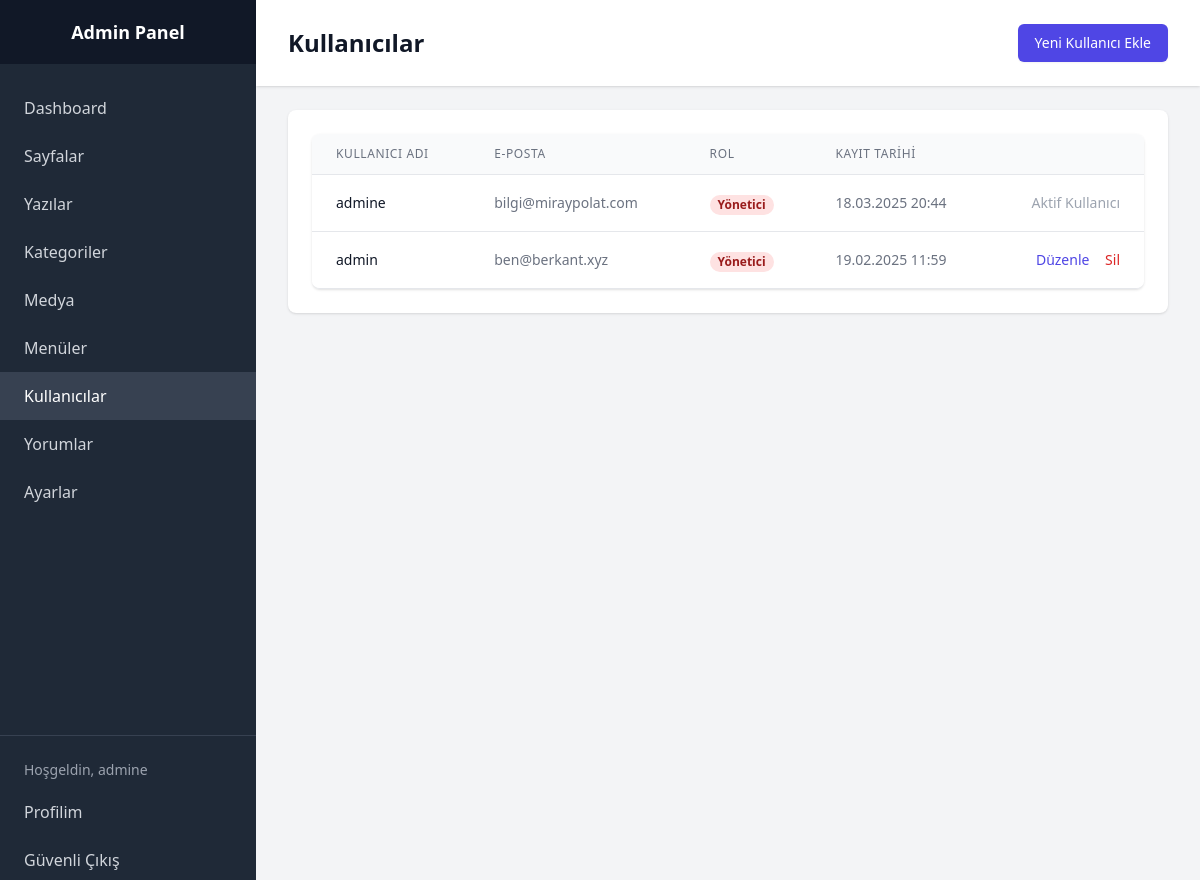
Page /backoffice/admin/users (signed in) on the committed database.
### tables this page shows
CREATE TABLE users (
        id INTEGER PRIMARY KEY AUTOINCREMENT,
        username TEXT UNIQUE NOT NULL,
        email TEXT UNIQUE NOT NULL,
        password TEXT NOT NULL,
        role TEXT CHECK(role IN ("admin", "editor", "author", "subscriber")) NOT NULL,
        created_at DATETIME DEFAULT CURRENT_TIMESTAMP
    );

### backoffice/includes/functions.php (called while the page is built, shortened)
<?php
function clean($data) {
    return htmlspecialchars($data, ENT_QUOTES, 'UTF-8');
}

### backoffice/admin/users.php (the view, shortened to what this page needs)
<?php
require_once '../includes/auth.php';
$users = [];
$query = 'SELECT * FROM users ORDER BY created_at DESC';
$result = $db->query($query);
while ($row = $result->fetchArray(SQLITE3_ASSOC)) {
    $users[] = $row;
}
?>
<!DOCTYPE html>
<html lang="tr">
<head>
    <script src="https://cdn.tailwindcss.com"></script>
</head>
<body class="bg-gray-100">
    <div class="min-h-screen flex">
        <?php include 'includes/sidebar.php'; ?>
        <div class="flex-1">
            <header class="bg-white shadow">
                <div class="max-w-7xl mx-auto py-6 px-4 sm:px-6 lg:px-8 flex justify-between items-center">
                    <h1 class="text-2xl font-bold text-gray-900">Kullanıcılar</h1>
                    <a href="user-add" class="inline-flex items-center px-4 py-2 border border-transparent rounded-md shadow-sm text-sm font-medium text-white bg-indigo-600 hover:bg-indigo-700 focus:outline-none focus:ring-2 focus:ring-offset-2 focus:ring-indigo-500">
                        Yeni Kullanıcı Ekle
                    </a>
                </div>
            </header>
            <main class="max-w-7xl mx-auto py-6 sm:px-6 lg:px-8">
                <div class="bg-white shadow rounded-lg">
                    <div class="p-4 sm:p-6">
                        <div class="flex flex-col">
                            <div class="-my-2 overflow-x-auto sm:-mx-6 lg:-mx-8">
                                <div class="py-2 align-middle inline-block min-w-full sm:px-6 lg:px-8">
                                    <div class="shadow overflow-hidden border-b border-gray-200 sm:rounded-lg">
                                        <table class="min-w-full divide-y divide-gray-200">
                                            <thead class="bg-gray-50">
                                                <tr>
                                                    <th scope="col" class="px-6 py-3 text-left text-xs font-medium text-gray-500 uppercase tracking-wider">
                                                        Kullanıcı Adı
                                                    </th>
                                                    <th scope="col" class="px-6 py-3 text-left text-xs font-medium text-gray-500 uppercase tracking-wider">
                                                        E-posta
                                                    </th>
                                                    <th scope="col" class="px-6 py-3 text-left text-xs font-medium text-gray-500 uppercase tracking-wider">
                                                        Rol
                                                    </th>
                                                    <th scope="col" class="px-6 py-3 text-left text-xs font-medium text-gray-500 uppercase tracking-wider">
                                                        Kayıt Tarihi
                                                    </th>
                                                    <th scope="col" class="relative px-6 py-3">
                                                    </th>
                                                </tr>
                                            </thead>
                                            <tbody class="bg-white divide-y divide-gray-200">
                                                <?php foreach ($users as $user): ?>
                                                <tr>
                                                    <td class="px-6 py-4 whitespace-nowrap">
                                                        <div class="text-sm font-medium text-gray-900">
                                                            <?php echo clean($user['username']); ?>
                                                        </div>
                                                    </td>
                                                    <td class="px-6 py-4 whitespace-nowrap">
                                                        <div class="text-sm text-gray-500">
                                                            <?php echo clean($user['email']); ?>
                                                        </div>
                                                    </td>
                                                    <td class="px-6 py-4 whitespace-nowrap">
                                                        <span class="px-2 inline-flex text-xs leading-5 font-semibold rounded-full
                                                            <?php
                                                            echo match($user['role']) {
                                                                'admin' => 'bg-red-100 text-red-800',
                                                                'editor' => 'bg-blue-100 text-blue-800',
                                                                'author' => 'bg-green-100 text-green-800',
                                                                'subscriber' => 'bg-gray-100 text-gray-800',
                                                            };
                                                            ?>">
                                                            <?php
                                                            echo match($user['role']) {
                                                                'admin' => 'Yönetici',
                                                                'editor' => 'Editör',
                                                                'author' => 'Yazar',
                                                                'subscriber' => 'Abone',
                                                            };
                                                            ?>
                                                        </span>
                                                    </td>
                                                    <td class="px-6 py-4 whitespace-nowrap text-sm text-gray-500">
                                                        <?php echo date('d.m.Y H:i', strtotime($user['created_at'])); ?>
                                                    </td>
                                                    <td class="px-6 py-4 whitespace-nowrap text-right text-sm font-medium">
                                                        <?php if ($user['id'] != $_SESSION['user_id']): ?>
                                                            <a href="user-edit?id=<?php echo $user['id']; ?>" class="text-indigo-600 hover:text-indigo-900 mr-3">Düzenle</a>
                                                            <a href="?delete=<?php echo $user['id']; ?>"
                                                               onclick="return confirm('Bu kullanıcıyı silmek istediğinizden emin misiniz?')"
                                                               class="text-red-600 hover:text-red-900">Sil</a>
                                                        <?php else: ?>
                                                            <span class="text-gray-400">Aktif Kullanıcı</span>
                                                        <?php endif; ?>
                                                    </td>
                                                </tr>
                                                <?php endforeach; ?>
                                            </tbody>
                                        </table>
                                    </div>
                                </div>
                            </div>
                        </div>
                    </div>
                </div>
            </main>
        </div>
    </div>
</body>
</html>

### rows in the picture
users: username "admine", email "bilgi@miraypolat.com", role "Yönetici", created_at "18.03.2025 20:44", shows "Aktif Kullanıcı"
users: username "admin", email "ben@berkant.xyz", role "Yönetici", created_at "19.02.2025 11:59"

### other values in the picture
$_SESSION['username'] "admine"
